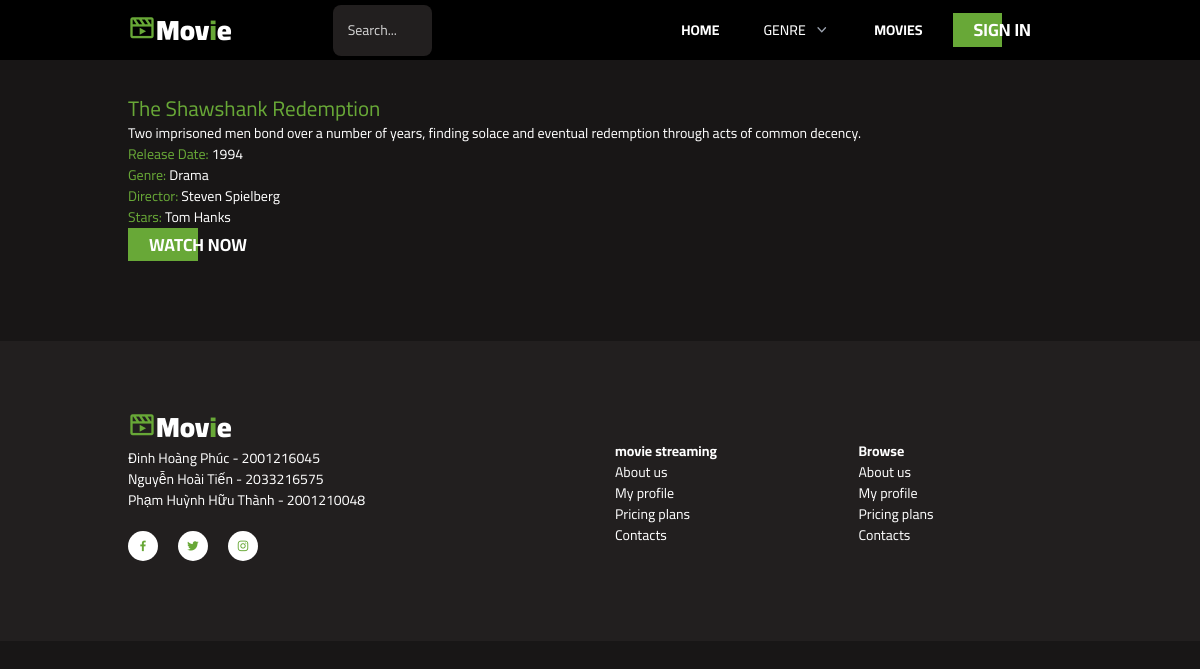
Screenshot of /movie_detail.php with the database file from the repository.
### tables this page shows
CREATE TABLE `movie` (
  `id` int(9) NOT NULL,
  `title` varchar(100) NOT NULL,
  `release_year` year(4) NOT NULL,
  `srcipt_summary` varchar(2000) NOT NULL,
  `source` varchar(1000) NOT NULL,
  `trailer` varchar(1000) NOT NULL,
  `moive_length` time NOT NULL,
  `poster` varchar(500) NOT NULL,
  `director_id` int(9) NOT NULL
);

CREATE TABLE `genre` (
  `id` int(9) NOT NULL,
  `genre_name` varchar(50) NOT NULL
);

CREATE TABLE `director` (
  `id` int(9) NOT NULL,
  `director_name` varchar(100) NOT NULL,
  `country_id` int(9) NOT NULL
);

### movie_detail.php (the view, shortened to what this page needs)
<!DOCTYPE html>
<html lang="en">
<head>
    <script src="https://cdn.tailwindcss.com"></script>
    <link rel="stylesheet" href="https://cdnjs.cloudflare.com/ajax/libs/OwlCarousel2/2.3.4/assets/owl.carousel.min.css"
 />
    <link href='https://unpkg.com/boxicons@2.0.7/css/boxicons.min.css' rel='stylesheet'>
    <link rel="stylesheet" href="grid.css">
    <link rel="stylesheet" href="app.css">
</head>
<body>
    <?php
        $pdo = new PDO("mysql:host=localhost;dbname=online_movie", "root", "");
        $pdo->query("set names 'utf8'");
        if(isset($_GET['id'])){
            $id = $_GET['id'];
        } else {
            $id = 1;
        }
        $sql_movie = "SELECT * FROM movie WHERE id = " . $id;
        $movie = $pdo->query($sql_movie)->fetch(PDO::FETCH_ASSOC);
        $pdo = new PDO("mysql:host=localhost;dbname=online_movie", "root", "");
        $pdo->query("set names 'utf8'");
        $sql_genre_movie = "SELECT genre.genre_name FROM genre, movie_genre WHERE genre.id = movie_genre.genre_id AND movie_genre.movie_id = " . $id;
        $genres_movie = $pdo->query($sql_genre_movie)->fetchAll(PDO::FETCH_ASSOC);
        $pdo = new PDO("mysql:host=localhost;dbname=online_movie", "root", "");
        $pdo->query("set names 'utf8'");
        $sql_director = "SELECT director_name FROM director WHERE id = " . $movie['director_id'];
        $director = $pdo->query($sql_director)->fetchAll(PDO::FETCH_ASSOC);
        $pdo = new PDO("mysql:host=localhost;dbname=online_movie", "root", "");
        $pdo->query("set names 'utf8'");
        $sql_actor = "SELECT actor.name FROM actor, movie_actor WHERE actor.id = movie_actor.actor_id AND movie_actor.movie_id = " . $id;
        $actors = $pdo->query($sql_actor)->fetchAll(PDO::FETCH_ASSOC);
    ?>
    <div class="nav-wrapper">
        <div class="container">
            <div class="nav">
                <a href="home.php" class="logo">
                    <i class='bx bx-movie-play bx-tada main-color'></i>Mov<span class="main-color">i</span>e
                </a>
                <div class="row">
                    <div class="col-12 col-md-6">
                      <div class="search-box">
                        <input type="text" placeholder="Search..." class="search-input">
                      </div>
                    </div>
                  </div>
                <ul class="nav-menu" id="nav-menu">
                    <li><a href="home.php">Home</a></li>
                    <li>
                        <div class="relative" x-data="{ open: false }">
                            <button @click="open = ! open" type="button" class="text-gray-500 group p-4 inline-flex items-center rounded-md  text-white uppercase font-medium hover:text-gray-900" aria-expanded="false">
                                <span>Genre</span>
                            </button>
                        </div>
                    </li>
                    <li><a href="movies.php">Movies</a></li>
                    <li>
                        <?php
                            if(isset($_SESSION['email'])){
                                echo '<a href="user.php" class="btn btn-hover text-white z-10"> <span>' . $_SESSION['email'] . '</span></a>';
                            } else {
                                echo '<a href="login.php" class="btn btn-hover">
                                <span>Sign in</span> </a>';
                            }
                        ?>
                    </li>
                </ul>
            </div>
        </div>
    </div>
    <div class="movie-detail mt-10">
        <div class="container">
            <div class="movie-detail-wrapper">
                <div class="movie-detail-content">
                        <span class="main-color text-2xl">
                            <?php echo $movie['title']; ?>
                        </span>
                    <p class="movie-detail-desc">
                        <?php echo $movie['srcipt_summary']; ?>
                    </p>
                    <div class="movie-detail-info">
                        <div class="movie-detail-info-item">
                            <span class="main-color">Release Date:</span> <?php echo $movie['release_year']; ?>
                        </div>
                        <div class="movie-detail-info-item">
                            <span class="main-color">Genre:</span> <?php foreach($genres_movie as $genre_movie) { echo $genre_movie['genre_name'] . " "; } ?>
                        </div>
                        <div class="movie-detail-info-item">
                            <span class="main-color">Director:</span> <?php echo $director[0]['director_name']; ?>
                        </div>
                        <div class="movie-detail-info-item">
                            <span class="main-color">Stars:</span> <?php foreach($actors as $actor) { echo $actor['name'] . " "; } ?>
                        </div>
                    </div>
                    <div class="movie-detail-btns">
                        <a href="#" class="btn btn-hover">
                            <span>Watch Now</span>
                        </a>
                    </div>
                </div>
            </div>
        </div>
    </div>
    <footer class="section">
        <div class="container">
            <div class="row">
                <div class="col-4 col-md-6 col-sm-12">
                    <div class="content">
                        <a href="#" class="logo">
                            <i class='bx bx-movie-play bx-tada main-color'></i>Mov<span class="main-color">i</span>e
                        </a>
                        <p>
                            Đinh Hoàng Phúc - 2001216045
                        </p>
                        <p>
                            Nguyễn Hoài Tiến - 2033216575
                        </p>
                        <p>
                            Phạm Huỳnh Hữu Thành - 2001210048
                        </p>
                        <div class="social-list">
                            <a href="#" class="social-item">
                                <i class="bx bxl-facebook"></i>
                            </a>
                            <a href="#" class="social-item">
                                <i class="bx bxl-twitter"></i>
                            </a>
                            <a href="#" class="social-item">
                                <i class="bx bxl-instagram"></i>
                            </a>
                        </div>
                    </div>
                </div>
                <div class="col-8 col-md-6 col-sm-12">
                    <div class="row">
                        <div class="col-3 col-md-6 col-sm-6">
                            <div class="content">
                                <p><b>movie streaming</b></p>
                                <ul class="footer-menu">
                                    <li><a href="#">About us</a></li>
                                    <li><a href="#">My profile</a></li>
                                    <li><a href="#">Pricing plans</a></li>
                                    <li><a href="#">Contacts</a></li>
                                </ul>
                            </div>
                        </div>
                        <div class="col-3 col-md-6 col-sm-6">
                            <div class="content">
                                <p><b>Browse</b></p>
                                <ul class="footer-menu">
                                    <li><a href="#">About us</a></li>
                                    <li><a href="#">My profile</a></li>
                                    <li><a href="#">Pricing plans</a></li>
                                    <li><a href="#">Contacts</a></li>
                                </ul>
                            </div>
                        </div>
                    </div>
                </div>
            </div>
        </div>
    </footer>
</body>
</html>

### grid.css (style rules this page uses)
.row { display: flex; flex-wrap: wrap; margin: 0 -15px; }
[class*="col-"] { padding: 0 15px; }
.col-3 { width: 25%; }
.col-4 { width: 33.33%; }
.col-8 { width: 66.66%; }
.col-12 { width: 100%; }
@media only screen and (max-width: 1280px) { .col-md-6 { width: 50%; } }

### app.css (style rules this page uses)
:root { --main-color: #68a837; --body-bg: #181616; --box-bg: #221f1f; --text-color: #ffffff; --nav-height: 60px; --space-top: 30px; }
* { padding: 0; margin: 0; box-sizing: border-box; }
html { font-size: 16px; }
body { font-family: "Cairo", sans-serif; background-color: var(--body-bg); color: var(--text-color); padding-top: var(--nav-height); }
a { text-decoration: none; color: unset; }
.main-color { color: var(--main-color); }
.container { max-width: 1920px; padding: 0 40px; margin: auto; }
.nav-wrapper { position: fixed; top: 0; left: 0; width: 100%; z-index: 99; background-color: #000000; }
.nav { display: flex; align-items: center; justify-content: space-between; color: var(--text-color); height: var(--nav-height); }
.nav a { color: var(--text-color); }
.logo { font-size: 2rem; font-weight: 900; }
.nav-menu { list-style-type: none; display: flex; align-items: center; padding: 0 20px; }
.nav-menu li ~ li { margin-left: 30px; }
.nav-menu a { text-transform: uppercase; font-weight: 700; }
.btn { color: #ffffff; padding: 0.25rem 1.5rem; text-transform: uppercase; font-size: 1.25rem; font-weight: 700; display: inline-flex; position: relative; align-items: center; }
.btn-hover::before { z-index: 1; content: ""; position: absolute; top: 0; left: 0; width: 50%; height: 100%; background-color: var(--main-color); transition: 0.3s ease-in-out; }
.btn i, .btn span { z-index: 1; }
.section { padding-top: 80px; }
footer.section { margin-top: 80px; padding-bottom: 80px; position: relative; background-color: var(--box-bg); }
footer a.logo { margin-top: -2.5rem; display: block; }
.social-list { display: flex; align-items: center; margin-top: 20px; }
.social-item { --size: 30px; height: var(--size); width: var(--size); display: grid; place-items: center; border-radius: 50%; background-color: var(--text-color); color: var(--main-color); }
.social-item ~ .social-item { margin-left: 20px; }
footer .content { margin-top: 20px; }
.footer-menu { list-style-type: none; }
.footer-menu a { display: inline-block; transition: transform 0.2s ease-in-out; }
@media only screen and (max-width: 1280px) { html { font-size: 14px; } }
.search-box { display: flex; align-items: center; background-color: var(--box-bg); border-radius: 8px; overflow: hidden; }
.search-input { flex-grow: 1; padding: 15px; border: none; background-color: transparent; color: var(--text-color); font-size: 1rem; }
.search-input::placeholder { color: var(--text-color); opacity: 0.8; }

### rows the page displays
movie: title "The Shawshank Redemption", srcipt_summary "Two imprisoned men bond over a number of years, finding solace and eventual redemption through acts of common decency.", release_year "1994"
genre: genre_name "Drama"
director: director_name "Steven Spielberg"

### other values shown
$actor['name'] "Tom Hanks"
